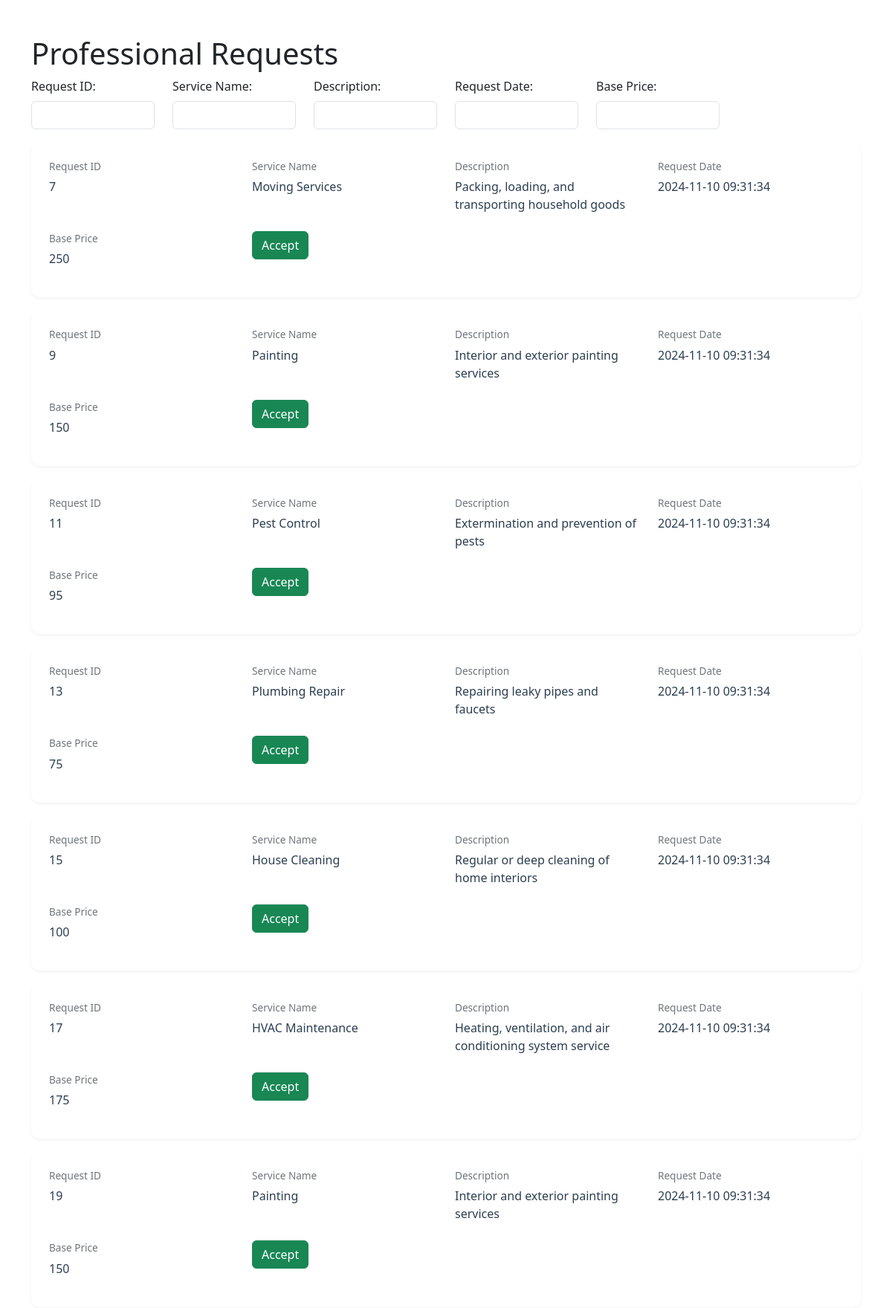
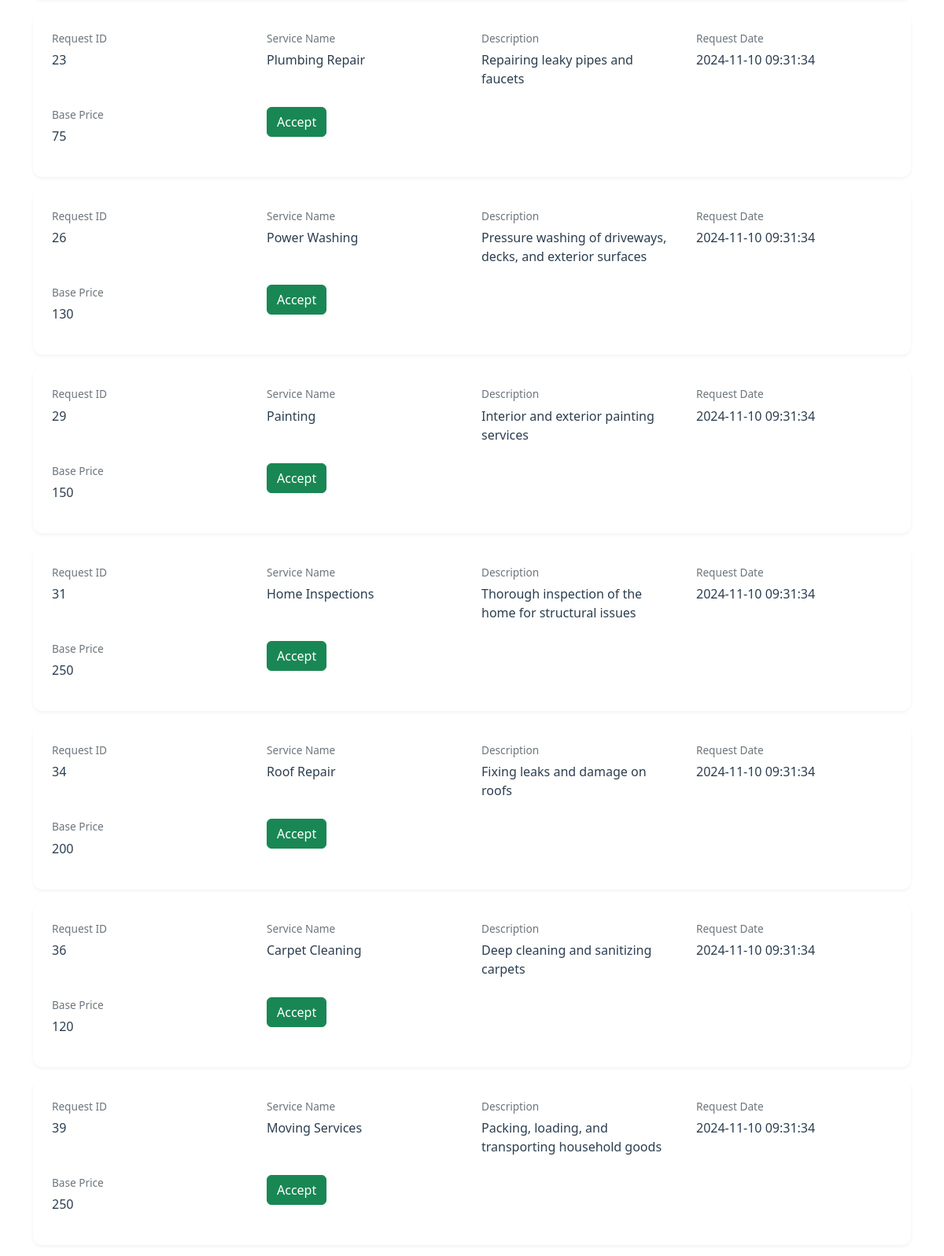
/Professional_Requests.html (signed in, upper part), run on the app's committed database (2 pictures, top to bottom).
### tables this page shows
CREATE TABLE ServiceRequests (
    RequestID INTEGER PRIMARY KEY,
    CustomerID INTEGER NOT NULL,
    ProfessionalID INTEGER,
    ServiceID INTEGER NOT NULL,
    RequestDate TIMESTAMP DEFAULT CURRENT_TIMESTAMP,
    Status TEXT NOT NULL DEFAULT 'Requested',
    Rating INTEGER,
    Review TEXT,
    FOREIGN KEY (CustomerID) REFERENCES Customers(CustomerID),
    FOREIGN KEY (ProfessionalID) REFERENCES Professionals(ProfessionalID),
    FOREIGN KEY (ServiceID) REFERENCES Services(ServiceID)
);

CREATE TABLE Services (
    ServiceID INTEGER PRIMARY KEY,
    ServiceName VARCHAR(255) NOT NULL,
    Description TEXT,
    BasePrice DECIMAL(10, 2) NOT NULL
);

### backend/app.py (the view, shortened to what this page needs)
@app.route('/Professional_Requests.html', methods=['GET','POST'])
def PROFESSIONALREQUESTS():
    professional_id = session.get('professional_id')
    if not professional_id:
        return redirect(url_for('login'))
    request_id = request.form.get('request_id')
    conn = sqlite3.connect('database.db')
    cursor = conn.cursor()
    cursor.execute("""
        SELECT RequestID,ServiceName,RequestDate,Description,BasePrice
        FROM ServiceRequests sr JOIN Services s ON sr.serviceID = s.ServiceID
        WHERE Status = 'Requested'
    """)
    service_history = cursor.fetchall()
    conn.close()
    service_history = [list(i) for i in service_history]
    for i in service_history:
        i[3] = i[3].split('.')[0]
    return render_template('Professional_Requests.html', service_history=service_history)

### templates/Professional_Requests.html (shortened to what this page needs)
<!DOCTYPE html>
<html lang="en">
<head>
    <link href="https://cdnjs.cloudflare.com/ajax/libs/bootstrap/5.3.0/css/bootstrap.min.css" rel="stylesheet">
    <link href="https://cdnjs.cloudflare.com/ajax/libs/font-awesome/6.4.0/css/all.min.css" rel="stylesheet">
    <link rel="stylesheet" href="https://cdnjs.cloudflare.com/ajax/libs/animate.css/4.1.1/animate.min.css"/>
</head>
<body>
    <div class="container mt-5 main-content animate__animated animate__fadeInUp">
        <h1>Professional Requests</h1>
        <div class="row mb-3">
            <div class="col-md-2">
                <label for="requestIdFilter" class="form-label">Request ID:</label>
                <input type="number" class="form-control" id="requestIdFilter">
            </div>
            <div class="col-md-2">
                <label for="serviceNameFilter" class="form-label">Service Name:</label>
                <input type="text" class="form-control" id="serviceNameFilter">
            </div>
            <div class="col-md-2">
                <label for="descriptionFilter" class="form-label">Description:</label>
                <input type="text" class="form-control" id="descriptionFilter">
            </div>
            <div class="col-md-2">
                <label for="requestDateFilter" class="form-label">Request Date:</label>
                <input type="text" class="form-control" id="requestDateFilter">
            </div>
            <div class="col-md-2">
                <label for="basePriceFilter" class="form-label">Base Price:</label>
                <input type="number" class="form-control" id="basePriceFilter">
            </div>
        </div>
        {% if service_history %}
            {% for row in service_history %}
                <div class="service-card animate__animated animate__fadeInUp">
                    <div class="service-info">
                        <div class="info-group">
                            <span class="info-label">Request ID</span>
                            <span class="info-value">{{ row[0] }}</span>
                        </div>
                        <div class="info-group">
                            <span class="info-label">Service Name</span>
                            <span class="info-value">{{ row[1] }}</span>
                        </div>
                        <div class="info-group">
                            <span class="info-label">Description</span>
                            <span class="info-value">{{ row[3] }}</span>
                        </div>
                        <div class="info-group">
                            <span class="info-label">Request Date</span>
                            <span class="info-value">{{ row[2] }}</span>
                        </div>
                        <div class="info-group">
                            <span class="info-label">Base Price</span>
                            <span class="info-value">{{ row[4] }}</span>
                        </div>
                        <div class="info-group">
                            <form method="POST" action="/Professional_Requests.html">
                                <button type="submit" class="btn btn-success">Accept</button>
                            </form>
                        </div>
                    </div>
                </div>
            {% endfor %}
        {% else %}
            <p class="animate__animated animate__fadeInUp">No service history found.</p>
        {% endif %}
    </div>
</body>
</html>

### templates/Professional_Requests.html (style rules this page uses)
body { font-family: 'Segoe UI', Tahoma, Geneva, Verdana, sans-serif; background-image: url('static/3.jpg'); background-size: cover; background-repeat: no-repeat; display: flex; min-height: 100vh; flex-direction: column; }
.main-content { flex-grow: 1; }
.container { animation: fadeIn 1s ease-in-out; }
.service-card { background: white; border-radius: 12px; padding: 1.5rem; margin-bottom: 1rem; box-shadow: 0 2px 4px rgba(0,0,0,0.05); transition: transform 0.2s, box-shadow 0.2s; }
.service-info { display: grid; grid-template-columns: repeat(auto-fit, minmax(200px, 1fr)); gap: 1.5rem; margin-bottom: 1rem; }
.info-group { display: flex; flex-direction: column; }
.info-label { font-size: 0.85rem; color: #6c757d; margin-bottom: 0.3rem; font-weight: 500; }
.info-value { font-size: 1rem; color: #2c3e50; font-weight: 500; }

### data on the page
ServiceRequests: RequestID "7", ServiceName "Moving Services", Description "Packing, loading, and transporting household goods", RequestDate "2024-11-10 09:31:34", BasePrice "250"
ServiceRequests: RequestID "9", ServiceName "Painting", Description "Interior and exterior painting services", RequestDate "2024-11-10 09:31:34", BasePrice "150"
ServiceRequests: RequestID "11", ServiceName "Pest Control", Description "Extermination and prevention of pests", RequestDate "2024-11-10 09:31:34", BasePrice "95"
ServiceRequests: RequestID "13", ServiceName "Plumbing Repair", Description "Repairing leaky pipes and faucets", RequestDate "2024-11-10 09:31:34", BasePrice "75"
ServiceRequests: RequestID "15", ServiceName "House Cleaning", Description "Regular or deep cleaning of home interiors", RequestDate "2024-11-10 09:31:34", BasePrice "100"
ServiceRequests: RequestID "17", ServiceName "HVAC Maintenance", Description "Heating, ventilation, and air conditioning system service", RequestDate "2024-11-10 09:31:34", BasePrice "175"
ServiceRequests: RequestID "19", ServiceName "Painting", Description "Interior and exterior painting services", RequestDate "2024-11-10 09:31:34", BasePrice "150"
ServiceRequests: RequestID "23", ServiceName "Plumbing Repair", Description "Repairing leaky pipes and faucets", RequestDate "2024-11-10 09:31:34", BasePrice "75"
ServiceRequests: RequestID "26", ServiceName "Power Washing", Description "Pressure washing of driveways, decks, and exterior surfaces", RequestDate "2024-11-10 09:31:34", BasePrice "130"
ServiceRequests: RequestID "29", ServiceName "Painting", Description "Interior and exterior painting services", RequestDate "2024-11-10 09:31:34", BasePrice "150"
ServiceRequests: RequestID "31", ServiceName "Home Inspections", Description "Thorough inspection of the home for structural issues", RequestDate "2024-11-10 09:31:34", BasePrice "250"
ServiceRequests: RequestID "34", ServiceName "Roof Repair", Description "Fixing leaks and damage on roofs", RequestDate "2024-11-10 09:31:34", BasePrice "200"
ServiceRequests: RequestID "36", ServiceName "Carpet Cleaning", Description "Deep cleaning and sanitizing carpets", RequestDate "2024-11-10 09:31:34", BasePrice "120"
ServiceRequests: RequestID "39", ServiceName "Moving Services", Description "Packing, loading, and transporting household goods", RequestDate "2024-11-10 09:31:34", BasePrice "250"
